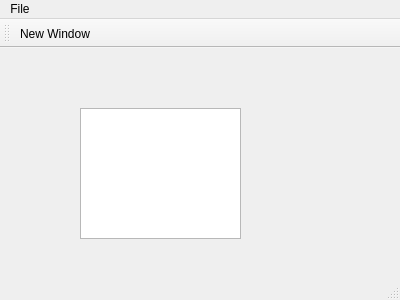
<?xml version="1.0" encoding="UTF-8"?>
<ui version="4.0">
 <class>MainWindow</class>
 <widget class="QMainWindow" name="MainWindow">
  <property name="geometry">
   <rect>
    <x>0</x>
    <y>0</y>
    <width>400</width>
    <height>300</height>
   </rect>
  </property>
  <property name="windowTitle">
   <string>MainWindow</string>
  </property>
  <widget class="QWidget" name="centralWidget">
   <widget class="QPlainTextEdit" name="plainTextEdit">
    <property name="geometry">
     <rect>
      <x>80</x>
      <y>60</y>
      <width>161</width>
      <height>131</height>
     </rect>
    </property>
   </widget>
  </widget>
  <widget class="QMenuBar" name="menuBar">
   <property name="geometry">
    <rect>
     <x>0</x>
     <y>0</y>
     <width>400</width>
     <height>21</height>
    </rect>
   </property>
   <widget class="QMenu" name="menuFile">
    <property name="title">
     <string>File</string>
    </property>
    <addaction name="actionNew_Window"/>
   </widget>
   <addaction name="menuFile"/>
  </widget>
  <widget class="QToolBar" name="mainToolBar">
   <attribute name="toolBarArea">
    <enum>TopToolBarArea</enum>
   </attribute>
   <attribute name="toolBarBreak">
    <bool>false</bool>
   </attribute>
   <addaction name="actionNew_Window"/>
  </widget>
  <widget class="QStatusBar" name="statusBar"/>
  <action name="actionNew_Window">
   <property name="text">
    <string>New Window</string>
   </property>
  </action>
 </widget>
 <layoutdefault spacing="6" margin="11"/>
 <resources/>
 <connections/>
</ui>
